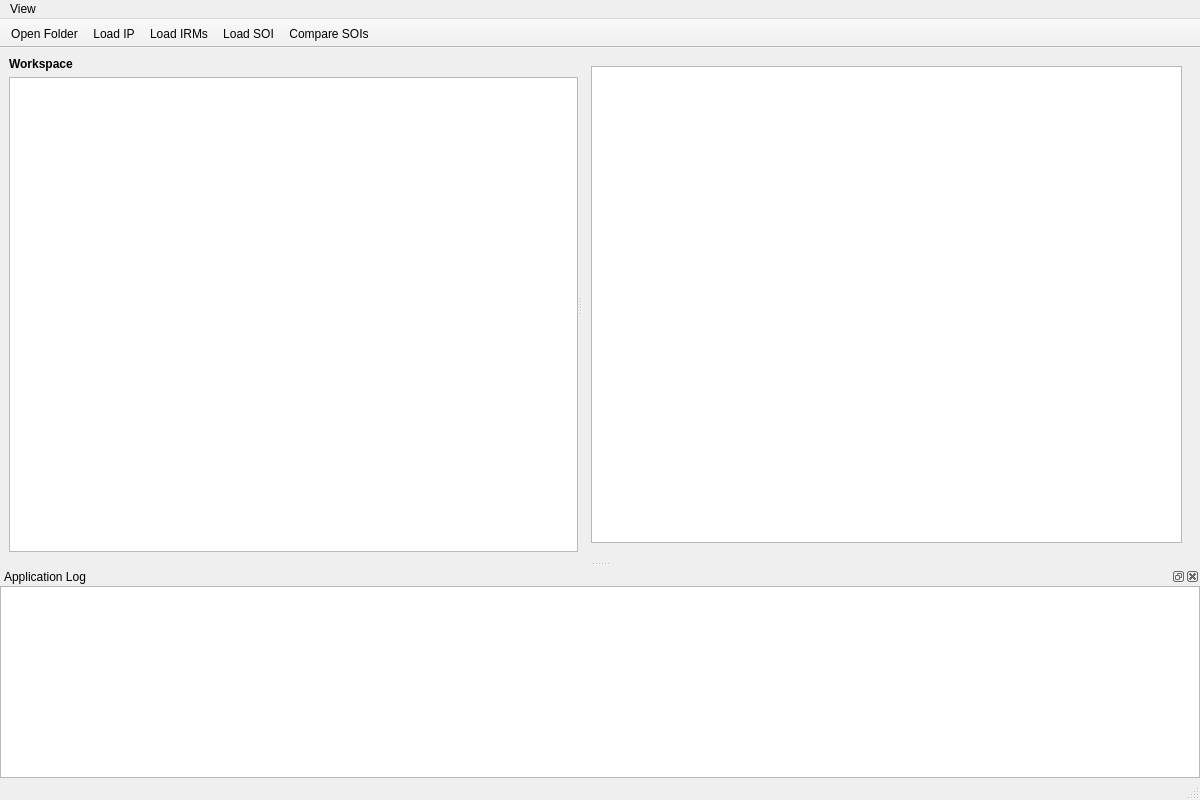
<?xml version="1.0" encoding="UTF-8"?>
<ui version="4.0">
 <class>MainWindow</class>
 <widget class="QMainWindow" name="MainWindow">
  <property name="geometry">
   <rect>
    <x>0</x>
    <y>0</y>
    <width>1200</width>
    <height>800</height>
   </rect>
  </property>
  <property name="windowTitle">
   <string>IP Engineering Plan Manager</string>
  </property>
  <widget class="QWidget" name="centralwidget">
   <layout class="QVBoxLayout" name="verticalLayout">
    <item>
     <widget class="QSplitter" name="mainSplitter">
      <property name="orientation">
       <enum>Qt::Orientation::Horizontal</enum>
      </property>
      <widget class="QWidget" name="leftPaneWidget">
       <layout class="QVBoxLayout" name="verticalLayoutLeft">
        <property name="leftMargin">
         <number>0</number>
        </property>
        <property name="topMargin">
         <number>0</number>
        </property>
        <property name="rightMargin">
         <number>0</number>
        </property>
        <property name="bottomMargin">
         <number>0</number>
        </property>
        <item>
         <widget class="QLabel" name="labelWorkspace">
          <property name="font">
           <font>
            <bold>true</bold>
           </font>
          </property>
          <property name="text">
           <string>Workspace</string>
          </property>
         </widget>
        </item>
        <item>
         <widget class="QTreeView" name="treeView">
          <property name="minimumSize">
           <size>
            <width>250</width>
            <height>0</height>
           </size>
          </property>
         </widget>
        </item>
       </layout>
      </widget>
<widget class="QStackedWidget" name="previewStack">
       <property name="currentIndex">
        <number>0</number>
       </property>
       <widget class="QWidget" name="htmlPage">
        <layout class="QVBoxLayout" name="verticalLayout_2">
         <item>
          <widget class="QTextBrowser" name="htmlPreviewer"/>
         </item>
        </layout>
       </widget>
       <widget class="QWidget" name="pdfPage">
        <layout class="QVBoxLayout" name="verticalLayout_pdf">
         <item>
          <spacer name="verticalSpacerTop">
           <property name="orientation">
            <enum>Qt::Vertical</enum>
           </property>
          </spacer>
         </item>
         <item>
          <widget class="QLabel" name="labelPdfNotice">
           <property name="text">
            <string>3D PDF Selected</string>
           </property>
           <property name="alignment">
            <set>Qt::AlignCenter</set>
           </property>
          </widget>
         </item>
         <item>
          <layout class="QHBoxLayout" name="horizontalLayout_pdfBtn">
           <item>
            <spacer name="horizontalSpacerLeft">
             <property name="orientation">
              <enum>Qt::Horizontal</enum>
             </property>
            </spacer>
           </item>
           <item>
            <widget class="QPushButton" name="btnOpenPdf">
             <property name="minimumSize">
              <size>
               <width>200</width>
               <height>40</height>
              </size>
             </property>
             <property name="text">
              <string>Open in External Viewer</string>
             </property>
            </widget>
           </item>
           <item>
            <spacer name="horizontalSpacerRight">
             <property name="orientation">
              <enum>Qt::Horizontal</enum>
             </property>
            </spacer>
           </item>
          </layout>
         </item>
         <item>
          <spacer name="verticalSpacerBottom">
           <property name="orientation">
            <enum>Qt::Vertical</enum>
           </property>
          </spacer>
         </item>
        </layout>
       </widget>
      </widget>
     </widget>
    </item>
   </layout>
  </widget>
  <widget class="QMenuBar" name="menubar">
   <property name="geometry">
    <rect>
     <x>0</x>
     <y>0</y>
     <width>1200</width>
     <height>37</height>
    </rect>
   </property>
   <widget class="QMenu" name="menuView">
    <property name="title">
     <string>View</string>
    </property>
   </widget>
   <addaction name="menuView"/>
  </widget>
  <widget class="QStatusBar" name="statusbar"/>
  <widget class="QToolBar" name="mainToolBar">
   <property name="windowTitle">
    <string>Main Toolbar</string>
   </property>
   <property name="movable">
    <bool>false</bool>
   </property>
   <property name="iconSize">
    <size>
     <width>32</width>
     <height>32</height>
    </size>
   </property>
   <property name="toolButtonStyle">
    <enum>Qt::ToolButtonStyle::ToolButtonTextUnderIcon</enum>
   </property>
   <attribute name="toolBarArea">
    <enum>TopToolBarArea</enum>
   </attribute>
   <attribute name="toolBarBreak">
    <bool>false</bool>
   </attribute>
   <addaction name="actionOpenFolder"/>
   <addaction name="actionLoadIP"/>
   <addaction name="actionLoadIRMs"/>
   <addaction name="actionLoadSOI"/>
   <addaction name="actionCompareSOI"/>
  </widget>
  <widget class="QDockWidget" name="logDockWidget">
   <property name="allowedAreas">
    <set>Qt::DockWidgetArea::BottomDockWidgetArea</set>
   </property>
   <property name="windowTitle">
    <string>Application Log</string>
   </property>
   <attribute name="dockWidgetArea">
    <number>8</number>
   </attribute>
   <widget class="QWidget" name="dockWidgetContents">
    <layout class="QVBoxLayout" name="verticalLayout_3">
     <property name="margin" stdset="0">
      <number>0</number>
     </property>
     <item>
      <widget class="QTextEdit" name="logOutput">
       <property name="readOnly">
        <bool>true</bool>
       </property>
      </widget>
     </item>
    </layout>
   </widget>
  </widget>
  <action name="actionOpenFolder">
   <property name="text">
    <string>Open Folder</string>
   </property>
  </action>
  <action name="actionLoadIP">
   <property name="text">
    <string>Load IP</string>
   </property>
  </action>
  <action name="actionLoadIRMs">
   <property name="text">
    <string>Load IRMs</string>
   </property>
  </action>
  <action name="actionLoadSOI">
   <property name="text">
    <string>Load SOI</string>
   </property>
  </action>
  <action name="actionCompareSOI">
   <property name="icon">
    <iconset theme="QIcon::ThemeIcon::DocumentOpen"/>
   </property>
   <property name="text">
    <string>Compare SOIs</string>
   </property>
  </action>
 </widget>
 <resources/>
 <connections/>
</ui>
